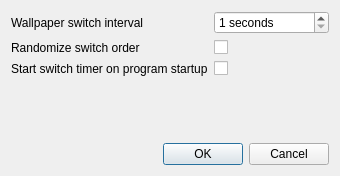
<?xml version="1.0" encoding="UTF-8"?>
<ui version="4.0">
 <class>SettingsDialog</class>
 <widget class="QDialog" name="SettingsDialog">
  <property name="geometry">
   <rect>
    <x>0</x>
    <y>0</y>
    <width>312</width>
    <height>176</height>
   </rect>
  </property>
  <property name="windowTitle">
   <string>Settings</string>
  </property>
  <layout class="QVBoxLayout" name="verticalLayout">
   <item>
    <layout class="QGridLayout" name="gridLayout">
     <item row="0" column="0">
      <widget class="QLabel" name="label">
       <property name="text">
        <string>Wallpaper switch interval</string>
       </property>
      </widget>
     </item>
     <item row="0" column="1">
      <widget class="QSpinBox" name="_spSwitchInterval">
       <property name="suffix">
        <string> seconds</string>
       </property>
       <property name="minimum">
        <number>1</number>
       </property>
       <property name="maximum">
        <number>100000</number>
       </property>
      </widget>
     </item>
     <item row="1" column="0">
      <widget class="QLabel" name="label_2">
       <property name="text">
        <string>Randomize switch order</string>
       </property>
      </widget>
     </item>
     <item row="1" column="1">
      <widget class="QCheckBox" name="_cbRandomize">
       <property name="text">
        <string/>
       </property>
      </widget>
     </item>
     <item row="2" column="0">
      <widget class="QLabel" name="label_3">
       <property name="text">
        <string>Start switch timer on program startup</string>
       </property>
      </widget>
     </item>
     <item row="2" column="1">
      <widget class="QCheckBox" name="_cbAutostartSwitching">
       <property name="text">
        <string/>
       </property>
      </widget>
     </item>
    </layout>
   </item>
   <item>
    <spacer name="verticalSpacer">
     <property name="orientation">
      <enum>Qt::Vertical</enum>
     </property>
     <property name="sizeHint" stdset="0">
      <size>
       <width>20</width>
       <height>51</height>
      </size>
     </property>
    </spacer>
   </item>
   <item>
    <widget class="QDialogButtonBox" name="buttonBox">
     <property name="orientation">
      <enum>Qt::Horizontal</enum>
     </property>
     <property name="standardButtons">
      <set>QDialogButtonBox::Cancel|QDialogButtonBox::Ok</set>
     </property>
    </widget>
   </item>
  </layout>
 </widget>
 <resources/>
 <connections>
  <connection>
   <sender>buttonBox</sender>
   <signal>accepted()</signal>
   <receiver>SettingsDialog</receiver>
   <slot>accept()</slot>
   <hints>
    <hint type="sourcelabel">
     <x>248</x>
     <y>254</y>
    </hint>
    <hint type="destinationlabel">
     <x>157</x>
     <y>274</y>
    </hint>
   </hints>
  </connection>
  <connection>
   <sender>buttonBox</sender>
   <signal>rejected()</signal>
   <receiver>SettingsDialog</receiver>
   <slot>reject()</slot>
   <hints>
    <hint type="sourcelabel">
     <x>316</x>
     <y>260</y>
    </hint>
    <hint type="destinationlabel">
     <x>286</x>
     <y>274</y>
    </hint>
   </hints>
  </connection>
 </connections>
</ui>
